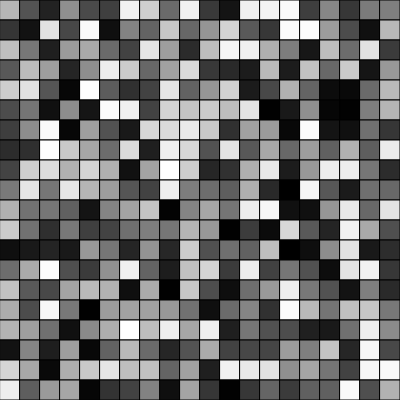
Frame 1 (no input)
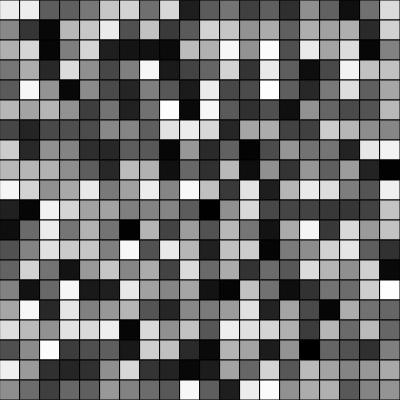
Frame 60 (no input)
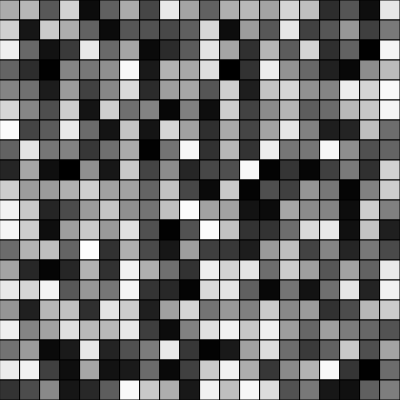
Frame 120 (the mouse pressed at the canvas centre since frame 60)

The p5.js sketch that drew these frames (run headless with seeded random() and noise() and a simulated clock; from frame 60 on, the mouse is pressed at the canvas centre):

// p5.js sketch
// ── sketch.js
let canvasWidth = 400;
let canvasHeight = 400;
let size = 10;
let inc = 0.01;
let scale = 20;
let cols, rows;

function setup() {
  createCanvas(canvasWidth, canvasHeight);
  cols = floor(width / scale);
  rows = floor(height / scale);

  describe('A flow field "scattered" by Perlin Noise.');
}

function draw() {
  background("white");

  var xoff = 0;
  for (let x = 0; x < cols; x++) {
    var yoff = 0;
    for (let y = 0; y < rows; y++) {
      // line(x, y, x + size, y + size);
      var index = (x + y + width) * 4;
      var r = noise(xoff, yoff) * 255;
      yoff += inc;
      fill(random(255));
      rect(x * scale, y * scale, scale, scale);
    }
    xoff += inc;
  }

  // for (let i = 0; i < canvasWidth; i += size) {
  //   for (let j = 0; j < canvasHeight; j += size) {
  //     // Draw the lines
  //     translate(x, y);
  //     line(i, j, i + size, j + size);
  //   }
  // }
}
